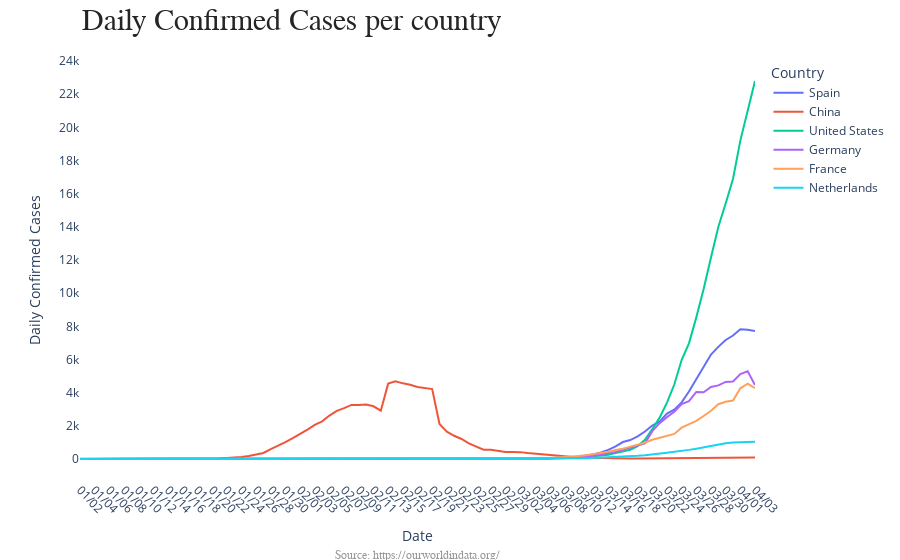

Here is the notebook cell this chart was saved with:
### Code cell
countries_list = list(deaths['Country'].unique())
countries_list.sort()
@widgets.interact(
    num_dates = (1, deaths['Date'].nunique()),
    countries = widgets.SelectMultiple(
        options=countries_list,
        value=['Netherlands', 'France', 'Spain', 'China', 'United States', 'Germany'],
        description='Countries',
        disabled=False
    ),
    data = widgets.Dropdown(
        options=['Daily Confirmed Cases', 'Daily Confirmed Deaths'],
        value='Daily Confirmed Cases',
        description='Data:',
        disabled=False,
    ),
    from_date = widgets.DatePicker(
        description='From',
        disabled=False
    ),
    to_date = widgets.DatePicker(
        description='To',
        disabled=False
    ),
)
def chart(data, countries, from_date, to_date, num_dates):
    if data == 'Daily Confirmed Cases':
        df = cases
    if data == 'Daily Confirmed Deaths':
        df = deaths

    if len(list(countries)) > 0:
        df = df[df['Country'].isin(countries)]
        
    if from_date is not None and from_date.strftime('%m/%d/%Y') < df['Date Long'].max():
        df = df[df['Date Long'] >= from_date.strftime('%m/%d/%Y')]

    if to_date is not None and to_date.strftime('%m/%d/%Y') > df['Date Long'].min():
        df = df[df['Date Long'] <= to_date.strftime('%m/%d/%Y')]

    fig = px.line(
        df, 
        x="Date",
        y=data,
        color="Country",
    )
    
    annotations = []
    #Source Part
    annotations.append(
        dict(
            xref='paper', 
            yref='paper', 
            x=0.5, 
            y=-0.16,
            xanchor='center', 
            yanchor='top',
            text='Source: https://ourworldindata.org/',
            font=dict(
                family='Arial',
                size=12,
                color='rgb(150,150,150)'
            ),
            showarrow=False
        )
    )
    
    # Title Part
    annotations.append(
        dict(
            xref='paper', 
            yref='paper', 
            x=0.0, 
            y=1.05,
            xanchor='left', 
            yanchor='bottom',
            text=f'{data} per country',
            font=dict(family='Arial',
                size=30,
                color='rgb(37,37,37)'
             ),
             showarrow=False
        )
    )
    
    fig.update_layout(
        xaxis=dict(
            nticks=num_dates,
            showticklabels=True,
            tickangle=45,
        ),
        yaxis=dict(
            nticks=20,
        ),
        plot_bgcolor='white',
        annotations = annotations
    )
    fig.show()

### Figure 1 — Plotly figure (JSON) as saved in the notebook; plotly's stock layout.template omitted (floating-point values rounded to 4 significant figures)
{"data": [{"hoverlabel": {"namelength": 0}, "hovertemplate": "Country=Spain<br>Date=%{x}<br>Daily Confirmed Cases=%{y}", "legendgroup": "Spain", "line": {"color": "#636efa", "dash": "solid"}, "mode": "lines", "name": "Spain", "showlegend": true, "type": "scatter", "x": ["01/02", "01/03", "01/04", "01/05", "01/06", "01/07", "01/08", "01/09", "01/10", "01/11", "01/12", "01/13", "01/14", "01/15", "01/16", "01/17", "01/18", "01/19", "01/20", "01/21", "01/22", "01/23", "01/24", "01/25", "01/26", "01/27", "01/28", "01/29", "01/30", "01/31", "02/01", "02/02", "02/03", "02/04", "02/05", "02/06", "02/07", "02/08", "02/09", "02/10", "02/11", "02/12", "02/13", "02/14", "02/15", "02/16", "02/17", "02/18", "02/19", "02/20", "02/21", "02/22", "02/23", "02/24", "02/25", "02/26", "02/27", "02/28", "02/29", "03/01", "03/02", "03/03", "03/04", "03/05", "03/06", "03/07", "03/08", "03/09", "03/10", "03/11", "03/12", "03/13", "03/14", "03/15", "03/16", "03/17", "03/18", "03/19", "03/20", "03/21", "03/22", "03/23", "03/24", "03/25", "03/26", "03/27", "03/28", "03/29", "03/30", "03/31", "04/01", "04/02", "04/03"], "xaxis": "x", "y": [0, 0, 0, 0, 0, 0, 0, 0, 0, 0, 0, 0, 0, 0, 0, 0, 0, 0, 0, 0, 0, 0, 0, 0, 0, 0, 0, 0, 0, 0, 0.1429, 0.1429, 0.1429, 0.1429, 0.1429, 0.1429, 0.1429, 0, 0, 0.1429, 0.1429, 0.1429, 0.1429, 0.1429, 0.1429, 0.1429, 0, 0, 0, 0, 0, 0, 0, 0, 0.1429, 0.7143, 1.429, 3.286, 4.571, 9.143, 11.57, 15.86, 20.57, 26.86, 33.71, 48.57, 52, 72.29, 155.7, 212.6, 277.1, 391.9, 551, 760.4, 1023.0, 1141, 1363.0, 1654.0, 2020.0, 2250.0, 2739, 2974.0, 3414, 4071.0, 4842, 5577.0, 6297, 6760.0, 7175, 7444.0, 7821.0, 7789.0, 7721.0], "yaxis": "y"}, {"hoverlabel": {"namelength": 0}, "hovertemplate": "Country=China<br>Date=%{x}<br>Daily Confirmed Cases=%{y}", "legendgroup": "China", "line": {"color": "#EF553B", "dash": "solid"}, "mode": "lines", "name": "China", "showlegend": true, "type": "scatter", "x": ["01/02", "01/03", "01/04", "01/05", "01/06", "01/07", "01/08", "01/09", "01/10", "01/11", "01/12", "01/13", "01/14", "01/15", "01/16", "01/17", "01/18", "01/19", "01/20", "01/21", "01/22", "01/23", "01/24", "01/25", "01/26", "01/27", "01/28", "01/29", "01/30", "01/31", "02/01", "02/02", "02/03", "02/04", "02/05", "02/06", "02/07", "02/08", "02/09", "02/10", "02/11", "02/12", "02/13", "02/14", "02/15", "02/16", "02/17", "02/18", "02/19", "02/20", "02/21", "02/22", "02/23", "02/24", "02/25", "02/26", "02/27", "02/28", "02/29", "03/01", "03/02", "03/03", "03/04", "03/05", "03/06", "03/07", "03/08", "03/09", "03/10", "03/11", "03/12", "03/13", "03/14", "03/15", "03/16", "03/17", "03/18", "03/19", "03/20", "03/21", "03/22", "03/23", "03/24", "03/25", "03/26", "03/27", "03/28", "03/29", "03/30", "03/31", "04/01", "04/02", "04/03"], "xaxis": "x", "y": [9, 11, 8.8, 9.833, 8.429, 4.571, 4.571, 4.571, 2.143, 2.143, 0, 0, 0, 0, 0, 0.5714, 3, 22.43, 25.14, 46.71, 66.71, 80.57, 117, 177.6, 253.1, 362.9, 591.7, 781.1, 1016.0, 1262.0, 1498, 1773, 2062.0, 2274.0, 2618, 2902.0, 3070.0, 3259.0, 3262.0, 3285, 3178.0, 2915.0, 4545.0, 4688.0, 4562, 4476.0, 4345.0, 4259.0, 4219.0, 2112.0, 1646, 1401.0, 1207.0, 945.1, 748.7, 557.3, 563.7, 483.4, 426.6, 416.1, 414.3, 358.9, 317.3, 271.3, 248.6, 201.9, 126.4, 103.6, 88.29, 75.43, 62.14, 41, 29.29, 25.86, 23, 26.29, 25.43, 28.29, 39.29, 44, 50.14, 66.29, 70, 77.86, 86.14, 85.43, 95, 101.9, 96.14, 98.29, 94.86, 94.57, 91.14], "yaxis": "y"}, {"hoverlabel": {"namelength": 0}, "hovertemplate": "Country=United States<br>Date=%{x}<br>Daily Confirmed Cases=%{y}", "legendgroup": "United States", "line": {"color": "#00cc96", "dash": "solid"}, "mode": "lines", "name": "United States", "showlegend": true, "type": "scatter", "x": ["01/02", "01/03", "01/04", "01/05", "01/06", "01/07", "01/08", "01/09", "01/10", "01/11", "01/12", "01/13", "01/14", "01/15", "01/16", "01/17", "01/18", "01/19", "01/20", "01/21", "01/22", "01/23", "01/24", "01/25", "01/26", "01/27", "01/28", "01/29", "01/30", "01/31", "02/01", "02/02", "02/03", "02/04", "02/05", "02/06", "02/07", "02/08", "02/09", "02/10", "02/11", "02/12", "02/13", "02/14", "02/15", "02/16", "02/17", "02/18", "02/19", "02/20", "02/21", "02/22", "02/23", "02/24", "02/25", "02/26", "02/27", "02/28", "02/29", "03/01", "03/02", "03/03", "03/04", "03/05", "03/06", "03/07", "03/08", "03/09", "03/10", "03/11", "03/12", "03/13", "03/14", "03/15", "03/16", "03/17", "03/18", "03/19", "03/20", "03/21", "03/22", "03/23", "03/24", "03/25", "03/26", "03/27", "03/28", "03/29", "03/30", "03/31", "04/01", "04/02", "04/03"], "xaxis": "x", "y": [0, 0, 0, 0, 0, 0, 0, 0, 0, 0, 0, 0, 0, 0, 0, 0, 0, 0, 0, 0.1429, 0.1429, 0.1429, 0.1429, 0.2857, 0.2857, 0.7143, 0.5714, 0.5714, 0.5714, 0.7143, 0.7143, 0.8571, 0.8571, 0.8571, 0.8571, 1, 0.8571, 0.7143, 0.5714, 0.1429, 0.2857, 0.2857, 0.2857, 0.4286, 0.4286, 0.4286, 0.4286, 0.2857, 0.2857, 0.1429, 0.1429, 2.857, 2.857, 2.857, 5.429, 5.429, 6.286, 6.286, 4.429, 4.857, 7.714, 7.143, 10.29, 14.29, 24.71, 38.86, 52, 66.43, 93, 128.6, 164.7, 204.3, 262.3, 359.7, 460, 558.1, 771.7, 1158.0, 1798.0, 2493.0, 3399.0, 4490.0, 5969.0, 6972, 8540.0, 10250.0, 12150.0, 13990.0, 15400.0, 16880.0, 19200.0, 21080.0, 22790.0], "yaxis": "y"}, {"hoverlabel": {"namelength": 0}, "hovertemplate": "Country=Germany<br>Date=%{x}<br>Daily Confirmed Cases=%{y}", "legendgroup": "Germany", "line": {"color": "#ab63fa", "dash": "solid"}, "mode": "lines", "name": "Germany", "showlegend": true, "type": "scatter", "x": ["01/02", "01/03", "01/04", "01/05", "01/06", "01/07", "01/08", "01/09", "01/10", "01/11", "01/12", "01/13", "01/14", "01/15", "01/16", "01/17", "01/18", "01/19", "01/20", "01/21", "01/22", "01/23", "01/24", "01/25", "01/26", "01/27", "01/28", "01/29", "01/30", "01/31", "02/01", "02/02", "02/03", "02/04", "02/05", "02/06", "02/07", "02/08", "02/09", "02/10", "02/11", "02/12", "02/13", "02/14", "02/15", "02/16", "02/17", "02/18", "02/19", "02/20", "02/21", "02/22", "02/23", "02/24", "02/25", "02/26", "02/27", "02/28", "02/29", "03/01", "03/02", "03/03", "03/04", "03/05", "03/06", "03/07", "03/08", "03/09", "03/10", "03/11", "03/12", "03/13", "03/14", "03/15", "03/16", "03/17", "03/18", "03/19", "03/20", "03/21", "03/22", "03/23", "03/24", "03/25", "03/26", "03/27", "03/28", "03/29", "03/30", "03/31", "04/01", "04/02", "04/03"], "xaxis": "x", "y": [0, 0, 0, 0, 0, 0, 0, 0, 0, 0, 0, 0, 0, 0, 0, 0, 0, 0, 0, 0, 0, 0, 0, 0, 0, 0, 0.1429, 0.5714, 0.5714, 0.7143, 1, 1.143, 1.286, 1.429, 1, 1, 1, 0.8571, 0.7143, 0.5714, 0.2857, 0.5714, 0.5714, 0.4286, 0.2857, 0.2857, 0.2857, 0.2857, 0, 0, 0, 0, 0, 0, 0, 0.2857, 0.8571, 4.571, 6, 13.71, 16.29, 20.29, 25.57, 34.43, 50.43, 89.57, 105.1, 110.4, 140.3, 157.1, 186.4, 281.3, 339.7, 421.1, 562.3, 696.1, 837.1, 947.3, 1681.0, 2161.0, 2524, 2848, 3314.0, 3485.0, 4044.0, 4021.0, 4342.0, 4441.0, 4646.0, 4672.0, 5116, 5288.0, 4462], "yaxis": "y"}, {"hoverlabel": {"namelength": 0}, "hovertemplate": "Country=France<br>Date=%{x}<br>Daily Confirmed Cases=%{y}", "legendgroup": "France", "line": {"color": "#FFA15A", "dash": "solid"}, "mode": "lines", "name": "France", "showlegend": true, "type": "scatter", "x": ["01/02", "01/03", "01/04", "01/05", "01/06", "01/07", "01/08", "01/09", "01/10", "01/11", "01/12", "01/13", "01/14", "01/15", "01/16", "01/17", "01/18", "01/19", "01/20", "01/21", "01/22", "01/23", "01/24", "01/25", "01/26", "01/27", "01/28", "01/29", "01/30", "01/31", "02/01", "02/02", "02/03", "02/04", "02/05", "02/06", "02/07", "02/08", "02/09", "02/10", "02/11", "02/12", "02/13", "02/14", "02/15", "02/16", "02/17", "02/18", "02/19", "02/20", "02/21", "02/22", "02/23", "02/24", "02/25", "02/26", "02/27", "02/28", "02/29", "03/01", "03/02", "03/03", "03/04", "03/05", "03/06", "03/07", "03/08", "03/09", "03/10", "03/11", "03/12", "03/13", "03/14", "03/15", "03/16", "03/17", "03/18", "03/19", "03/20", "03/21", "03/22", "03/23", "03/24", "03/25", "03/26", "03/27", "03/28", "03/29", "03/30", "03/31", "04/01", "04/02", "04/03"], "xaxis": "x", "y": [0, 0, 0, 0, 0, 0, 0, 0, 0, 0, 0, 0, 0, 0, 0, 0, 0, 0, 0, 0, 0, 0, 0, 0.4286, 0.4286, 0.4286, 0.4286, 0.5714, 0.7143, 0.8571, 0.4286, 0.4286, 0.4286, 0.4286, 0.2857, 0.1429, 0, 0.7143, 0.7143, 0.7143, 0.7143, 0.7143, 0.7143, 0.7143, 0, 0, 0.1429, 0.1429, 0.1429, 0.1429, 0.1429, 0.1429, 0.1429, 0, 0, 0.2857, 0.7143, 3.714, 6.429, 12.57, 16.86, 23.71, 28.29, 38.29, 55, 79.43, 88, 142.3, 176.3, 224.6, 285.1, 350.4, 435.4, 540.4, 613.9, 745.9, 849.4, 979, 1160.0, 1279.0, 1423.0, 1514.0, 1889, 2082.0, 2300.0, 2594.0, 2907.0, 3302.0, 3451.0, 3528.0, 4261.0, 4537.0, 4279.0], "yaxis": "y"}, {"hoverlabel": {"namelength": 0}, "hovertemplate": "Country=Netherlands<br>Date=%{x}<br>Daily Confirmed Cases=%{y}", "legendgroup": "Netherlands", "line": {"color": "#19d3f3", "dash": "solid"}, "mode": "lines", "name": "Netherlands", "showlegend": true, "type": "scatter", "x": ["01/02", "01/03", "01/04", "01/05", "01/06", "01/07", "01/08", "01/09", "01/10", "01/11", "01/12", "01/13", "01/14", "01/15", "01/16", "01/17", "01/18", "01/19", "01/20", "01/21", "01/22", "01/23", "01/24", "01/25", "01/26", "01/27", "01/28", "01/29", "01/30", "01/31", "02/01", "02/02", "02/03", "02/04", "02/05", "02/06", "02/07", "02/08", "02/09", "02/10", "02/11", "02/12", "02/13", "02/14", "02/15", "02/16", "02/17", "02/18", "02/19", "02/20", "02/21", "02/22", "02/23", "02/24", "02/25", "02/26", "02/27", "02/28", "02/29", "03/01", "03/02", "03/03", "03/04", "03/05", "03/06", "03/07", "03/08", "03/09", "03/10", "03/11", "03/12", "03/13", "03/14", "03/15", "03/16", "03/17", "03/18", "03/19", "03/20", "03/21", "03/22", "03/23", "03/24", "03/25", "03/26", "03/27", "03/28", "03/29", "03/30", "03/31", "04/01", "04/02", "04/03"], "xaxis": "x", "y": [0, 0, 0, 0, 0, 0, 0, 0, 0, 0, 0, 0, 0, 0, 0, 0, 0, 0, 0, 0, 0, 0, 0, 0, 0, 0, 0, 0, 0, 0, 0, 0, 0, 0, 0, 0, 0, 0, 0, 0, 0, 0, 0, 0, 0, 0, 0, 0, 0, 0, 0, 0, 0, 0, 0, 0, 0, 0.1429, 0.2857, 1, 1.857, 2.571, 4, 5.429, 11.57, 18, 25.86, 36, 43.29, 50.57, 66.43, 76, 96.57, 110.1, 124.3, 156, 189, 221.1, 263.7, 312.9, 381.7, 438.4, 476.6, 550.7, 623, 710.1, 801.3, 875.9, 951.7, 1000.0, 1005, 1029.0, 1038], "yaxis": "y"}], "layout": {"annotations": [{"font": {"color": "rgb(150,150,150)", "family": "Arial", "size": 12}, "showarrow": false, "text": "Source: https://ourworldindata.org/", "x": 0.5, "xanchor": "center", "xref": "paper", "y": -0.16, "yanchor": "top", "yref": "paper"}, {"font": {"color": "rgb(37,37,37)", "family": "Arial", "size": 30}, "showarrow": false, "text": "Daily Confirmed Cases per country", "x": 0, "xanchor": "left", "xref": "paper", "y": 1.05, "yanchor": "bottom", "yref": "paper"}], "legend": {"title": {"text": "Country"}, "tracegroupgap": 0}, "margin": {"t": 60}, "plot_bgcolor": "white", "xaxis": {"anchor": "y", "domain": [0, 1], "nticks": 47, "showticklabels": true, "tickangle": 45, "title": {"text": "Date"}}, "yaxis": {"anchor": "x", "domain": [0, 1], "nticks": 20, "title": {"text": "Daily Confirmed Cases"}}}}
